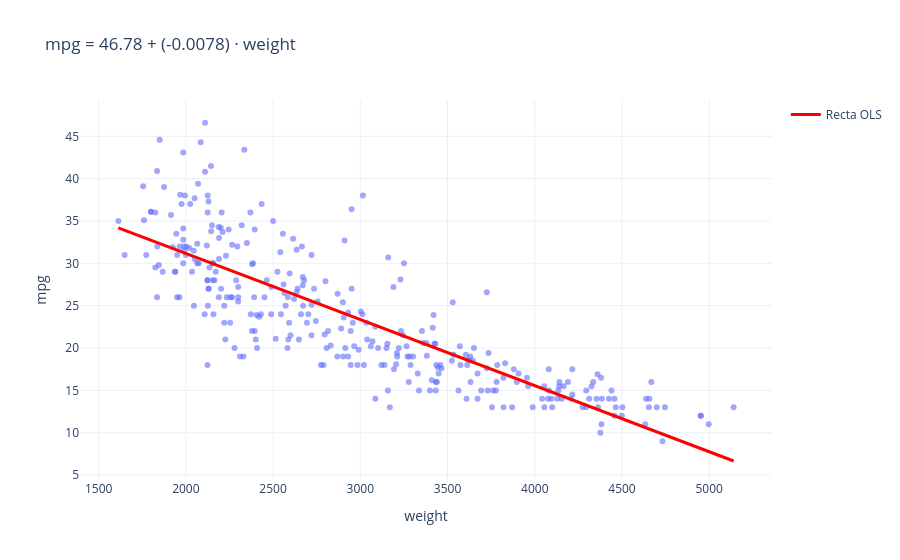

Notebook code for this chart:
### Markdown cell above
### 🔍 Cómo leer el resumen: sólo 3 cosas
El resumen tiene muchos números. Por ahora fíjate en:

| Dónde | Qué es |
|---|---|
| `R-squared` (arriba a la derecha) | % de la variación de `mpg` que explica el modelo |
| Columna `coef` | Los coeficientes $\beta_0$ (`const`) y $\beta_1$ (`weight`) |
| Columna `P>\|t\|` | **p-value**: si es < 0.05, la variable es **significativa** |

✍️ Escribe los 3 valores de tu modelo:
- R² = .698
- $\beta_0$ = , $\beta_1$ = 47.2, -.0079

- p-value de `weight` = 0

### Code cell
# Visualizar la recta ajustada
# Llama a plot_simple_regression(X_train['weight'], y_train, modelo_simple)
# ✍️ Tu código aquí
plot_simple_regression(X_train['weight'], y_train, modelo_simple)

### Figure 1 — Plotly figure (JSON) as saved in the notebook; plotly's stock layout.template omitted (floating-point values rounded to 4 significant figures; data arrays with more than 128 entries replaced by an {"elided": "..."} marker saying what was removed)
{"data": [{"hovertemplate": "weight=%{x}<br>mpg=%{y}<extra></extra>", "legendgroup": "", "marker": {"color": "#636efa", "opacity": 0.6, "symbol": "circle"}, "mode": "markers", "name": "", "orientation": "v", "showlegend": false, "type": "scatter", "x": {"elided": "318 int values"}, "xaxis": "x", "y": {"elided": "318 float values"}, "yaxis": "y"}, {"line": {"color": "red", "width": 3}, "mode": "lines", "name": "Recta OLS", "type": "scatter", "x": [1613.0, 1649.0, 1684.0, 1720.0, 1756.0, 1791.0, 1827.0, 1862.0, 1898.0, 1934.0, 1969.0, 2005.0, 2041.0, 2076.0, 2112.0, 2147.0, 2183.0, 2219.0, 2254.0, 2290.0, 2326.0, 2361.0, 2397.0, 2432.0, 2468.0, 2504.0, 2539.0, 2575.0, 2611.0, 2646.0, 2682.0, 2717.0, 2753.0, 2789.0, 2824.0, 2860.0, 2896.0, 2931.0, 2967.0, 3002.0, 3038.0, 3074.0, 3109.0, 3145.0, 3181.0, 3216.0, 3252.0, 3287.0, 3323.0, 3359.0, 3394.0, 3430.0, 3466.0, 3501.0, 3537.0, 3572.0, 3608.0, 3644.0, 3679.0, 3715.0, 3751.0, 3786.0, 3822.0, 3857.0, 3893.0, 3929.0, 3964.0, 4000.0, 4036.0, 4071.0, 4107.0, 4142.0, 4178.0, 4214.0, 4249.0, 4285.0, 4321.0, 4356.0, 4392.0, 4427.0, 4463.0, 4499.0, 4534.0, 4570.0, 4606.0, 4641.0, 4677.0, 4712.0, 4748.0, 4784.0, 4819.0, 4855.0, 4891.0, 4926.0, 4962.0, 4997.0, 5033.0, 5069.0, 5104.0, 5140.0], "y": [34.19, 33.91, 33.64, 33.36, 33.08, 32.8, 32.52, 32.25, 31.97, 31.69, 31.41, 31.13, 30.86, 30.58, 30.3, 30.02, 29.74, 29.46, 29.19, 28.91, 28.63, 28.35, 28.07, 27.8, 27.52, 27.24, 26.96, 26.68, 26.41, 26.13, 25.85, 25.57, 25.29, 25.02, 24.74, 24.46, 24.18, 23.9, 23.63, 23.35, 23.07, 22.79, 22.51, 22.24, 21.96, 21.68, 21.4, 21.12, 20.84, 20.57, 20.29, 20.01, 19.73, 19.45, 19.18, 18.9, 18.62, 18.34, 18.06, 17.79, 17.51, 17.23, 16.95, 16.67, 16.4, 16.12, 15.84, 15.56, 15.28, 15.01, 14.73, 14.45, 14.17, 13.89, 13.61, 13.34, 13.06, 12.78, 12.5, 12.22, 11.95, 11.67, 11.39, 11.11, 10.83, 10.56, 10.28, 10.0, 9.722, 9.444, 9.166, 8.888, 8.61, 8.332, 8.053, 7.775, 7.497, 7.219, 6.941, 6.663]}], "layout": {"legend": {"tracegroupgap": 0}, "title": {"text": "mpg = 46.78 + (-0.0078) · weight"}, "xaxis": {"anchor": "y", "domain": [0, 1], "title": {"text": "weight"}}, "yaxis": {"anchor": "x", "domain": [0, 1], "title": {"text": "mpg"}}}}
